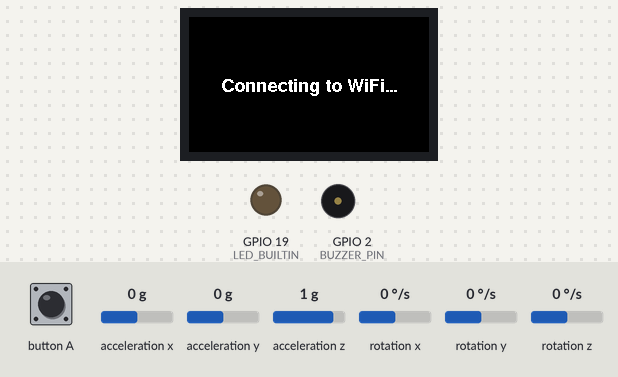
This sketch was run on a simulated ESP32. On the bench: 240×135 colour display, output pins drawn as LEDs (lit = HIGH), buzzer (waves = sounding, pin HIGH). Inputs (shaded band) come from the test bench; at power-on: acceleration x 0 g, acceleration y 0 g, acceleration z 1 g, rotation x 0 °/s, rotation y 0 °/s, rotation z 0 °/s. WiFi joins after 1.5 s; servers stay silent unless stated; what the sketch prints to the serial monitor is not drawn.

Above: at 1.3 s.
1.4 s: button A pressed for 3.2 s
At 4.7 s:
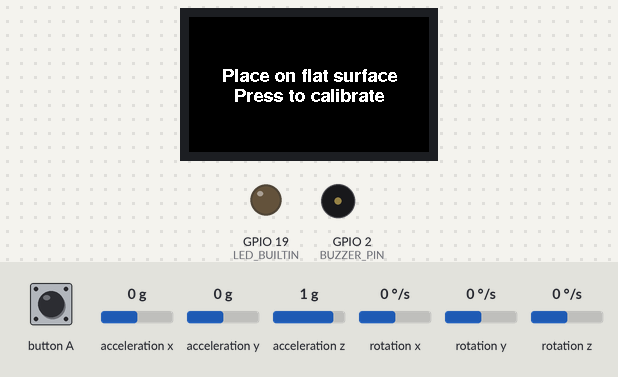
6.1 s: button A pressed for 0.15 s
At 6.5 s:
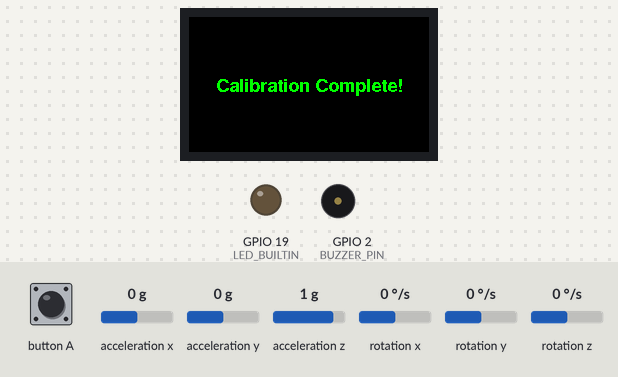
9.2 s: button A pressed for 1 s
At 10.6 s:
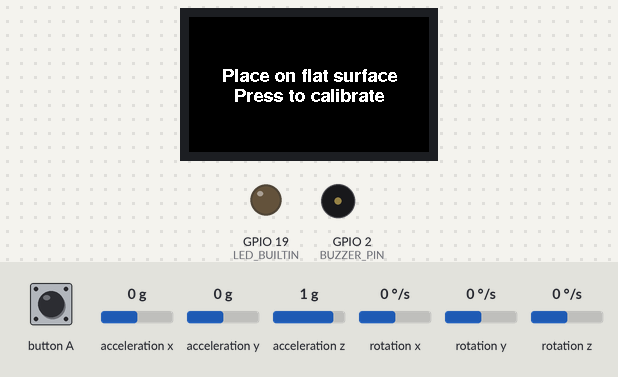
11.7 s: button A pressed for 0.15 s
At 14.8 s:
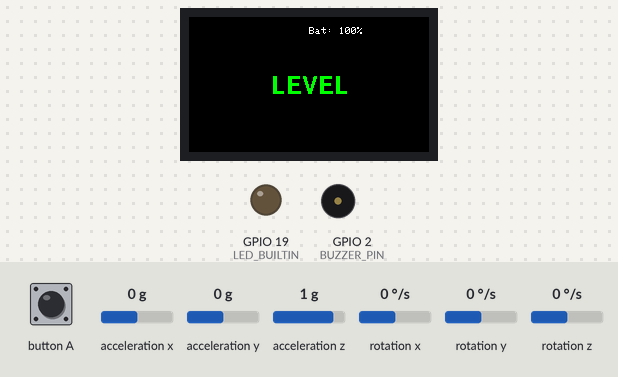
Timing chart, 0 to 15.8 s (numbered marks = the images above; inputs shaded):
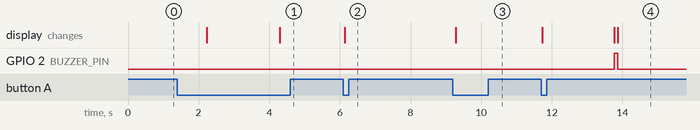

Measured:
- after the input at 1.4 s, the display: first differs from a run without the input after 2.9 s (image 1)
- after the input at 6.1 s, the display: changes at once (image 2)
- after the input at 9.2 s, GPIO 2 (BUZZER_PIN): stays LOW (without the input it goes to HIGH after 2.0 s); the display: changes after 0.08 s (image 3)
- after the input at 11.7 s, GPIO 2 (BUZZER_PIN): LOW → HIGH after 2.1 s, → LOW 0.10 s later; the display: first changes at once (image 4 shows a later state)

The sketch:

FlatFinder.ino
```cpp
#include <ThingSpeak.h>

/*
Project: Flat Finder
* Name: Billy Pierre
* Date: 10/31/2024
* Class Name: Board Presentation
*/

// M5SickC Plus 2 Library
#include <M5StickCPlus2.h>
#include <WiFi.h>
#include "secrets.h"

char ssid[] = WIFI_SSID;   // your network SSID (name)
char pass[] = WIFI_PASSWORD;   // your network password
WiFiClient client;

unsigned long myChannelNumber = SECRET_CH_ID;
const char* myWriteAPIKey = SECRET_WRITE_APIKEY;

#define LED_BUILTIN 19
#define BUZZER_PIN 2           // Define the buzzer pin for sound
#define CALIBRATION_BUTTON 37  // Button pin for calibration (GPIO 37)

unsigned long lastUpdate = 0; // Declare lastUpdate here
unsigned long horizontalStartTime = 0;
unsigned long verticalStartTime = 0;
bool isLevel = false;                // Track if the device is level
bool displayedLevelMessage = false;  // Track if "LEVEL" message is displayed
bool isCalibrating = false;          // Flag for calibration mode
float referencePitch = 0;            // Reference pitch for calibration
float referenceRoll = 0;             // Reference roll for calibration

void setup() {
    Serial.begin(115200);  // Initialize serial
    auto cfg = M5.config();
    StickCP2.begin(cfg);

    while (!Serial) {
        ; // wait for serial port to connect. Needed for Leonardo native USB port only
    }

    WiFi.mode(WIFI_STA);
    WiFi.begin(ssid, pass);  // Connect to WiFi
    ThingSpeak.begin(client);  // Initialize ThingSpeak

    StickCP2.Display.setRotation(1);  // Initial rotation
    StickCP2.Display.setTextDatum(middle_center);
    StickCP2.Display.setFont(&fonts::FreeSansBold9pt7b);
    pinMode(LED_BUILTIN, OUTPUT);
    pinMode(BUZZER_PIN, OUTPUT);                // Initialize buzzer
    pinMode(CALIBRATION_BUTTON, INPUT_PULLUP);  // Set the calibration button pin
}

//********************************************************* Get Battery Percentage Function *********************************************************
int getBatteryPercentage() {
    float voltage = StickCP2.Power.getBatteryVoltage();
    if (voltage >= 4.2) return 100;        // Full charge
    if (voltage >= 3.7) return (voltage - 3.7) * 200;  // Linear scaling between 3.7V and 4.2V
    if (voltage >= 3.5) return (voltage - 3.5) * 100;  // Linear scaling between 3.5V and 3.7V
    return 0;                              // Below 3.5V, battery is low
}
//********************************************************* Get Battery Percentage Function *********************************************************


//********************************************************* Battery Percentage Function *********************************************************
void displayBatteryLevel() {
    int batteryPercent = getBatteryPercentage();
    StickCP2.Display.setTextFont(1); // Set font to a smaller size
    StickCP2.Display.setCursor(StickCP2.Display.width() - 120, 10); // Top right corner

    // Set the color based on battery percentage
    if (batteryPercent <= 5) {
        StickCP2.Display.setTextColor(RED); // Alert to charge device
        StickCP2.Display.drawString("Low Battery! Charge Now!", StickCP2.Display.width() - 150, 30);
    } else if (batteryPercent <= 15) {
        StickCP2.Display.setTextColor(RED); // Red for low battery
    } else if (batteryPercent <= 50) {
        StickCP2.Display.setTextColor(ORANGE); // Orange for medium battery
    } else {
        StickCP2.Display.setTextColor(WHITE); // White for sufficient battery
    }
    StickCP2.Display.printf("Bat: %d%%", batteryPercent); // Display battery percentage
    StickCP2.Display.setFont(&fonts::FreeSansBold9pt7b); // Revert to the default font if needed elsewhere
}
//********************************************************* Battery Percentage Function *********************************************************


//********************************************************* User Calibration Function *********************************************************
void calibrateDevice(float pitch, float roll) {
    referencePitch = pitch; // Set reference pitch
    referenceRoll = roll; // Set reference roll
    isCalibrating = false; // Exit calibration mode
    StickCP2.Display.fillScreen(BLACK); // Clear the screen
    StickCP2.Display.setTextColor(GREEN);
    StickCP2.Display.drawString("Calibration Complete!", StickCP2.Display.width() / 2, StickCP2.Display.height() / 2);
    delay(2000); // Delay to show the message
}
//********************************************************* User Calibration Function *********************************************************


//********************************************************* Draw Bubble Function *********************************************************
void drawLevelIndicator(float pitch, float roll) {
    // Clear previous frame and prepare for new drawing
    StickCP2.Display.fillScreen(BLACK);

    // Bubble Level Parameters
    int centerX = StickCP2.Display.width() / 2;
    int centerY = StickCP2.Display.height() / 2;
    int bubbleRadius = 5;  // Radius of the bubble
    int levelRadius = 40;  // Radius of the circular level indicator boundary

    // Calculate bubble position based on pitch and roll
    int bubbleX = centerX + roll * 0.5;   // Adjust sensitivity by scaling factors
    int bubbleY = centerY - pitch * 0.5;

    // Keep the bubble within the level circle
    float dist = sqrt((bubbleX - centerX) * (bubbleX - centerX) + (bubbleY - centerY) * (bubbleY - centerY));
    if (dist > levelRadius - bubbleRadius) {
        float angle = atan2(bubbleY - centerY, bubbleX - centerX);
        bubbleX = centerX + (levelRadius - bubbleRadius) * cos(angle);
        bubbleY = centerY + (levelRadius - bubbleRadius) * sin(angle);
    }

    // Draw the outer circle for the level indicator
    StickCP2.Display.drawCircle(centerX, centerY, levelRadius, WHITE);

    // Draw the bubble
    StickCP2.Display.fillCircle(bubbleX, bubbleY, bubbleRadius, GREEN);

    // Draw the digital horizon line based on roll
    int horizonY1 = centerY - roll * 0.5;
    int horizonY2 = centerY + roll * 0.5;
    StickCP2.Display.drawLine(0, horizonY1, StickCP2.Display.width(), horizonY2, WHITE);
}
//********************************************************* Draw Bubble Function *********************************************************


void loop() {

//********************************************************* Check Wifi Connection *********************************************************
  if (WiFi.status() != WL_CONNECTED) {
        StickCP2.Display.fillScreen(BLACK);
        StickCP2.Display.setTextColor(WHITE);
        StickCP2.Display.setTextDatum(middle_center);
        StickCP2.Display.drawString("Connecting to WiFi...", StickCP2.Display.width() / 2, StickCP2.Display.height() / 2);

        Serial.print("Attempting to connect to SSID: ");
        Serial.println(WIFI_SSID);

        // Attempt to connect to WiFi
        while (WiFi.status() != WL_CONNECTED) {
            delay(1000);  // Delay to avoid rapid connection attempts
        }

        // Display "Connected" message when connected
        StickCP2.Display.fillScreen(BLACK); // Clear the previous message
        StickCP2.Display.setTextColor(GREEN);
        StickCP2.Display.drawString("WiFi Connected", StickCP2.Display.width() / 2, StickCP2.Display.height() / 2);

        delay(2000);  // Show the message for 2 seconds
        StickCP2.Display.fillScreen(BLACK); // Clear screen for next use
        Serial.println("\nConnected.");
    }


//********************************************************* Check Calibration Button Press *********************************************************
   if (digitalRead(CALIBRATION_BUTTON) == LOW) {
        isCalibrating = true; // Enter calibration mode
        StickCP2.Display.fillScreen(BLACK);
        StickCP2.Display.setTextColor(WHITE);
        StickCP2.Display.drawString("Place on flat surface", StickCP2.Display.width() / 2, StickCP2.Display.height() / 2 - 10);
        StickCP2.Display.drawString("Press to calibrate", StickCP2.Display.width() / 2, StickCP2.Display.height() / 2 + 10);
        delay(1000); // Delay to prevent multiple presses
    }


//********************************************************* Get Pitch & Roll, User Calibration, & Current Time *********************************************************
    auto imu_update = StickCP2.Imu.update();
    if (imu_update) {
        auto data = StickCP2.Imu.getImuData();
        float pitch = atan2(data.accel.y, sqrt(data.accel.x * data.accel.x + data.accel.z * data.accel.z)) * 180 / PI;
        float roll = atan2(data.accel.x, sqrt(data.accel.y * data.accel.y + data.accel.z * data.accel.z)) * 180 / PI;

        // If in calibration mode, wait for button press to set reference
        if (isCalibrating) {
            if (digitalRead(CALIBRATION_BUTTON) == LOW) {
                calibrateDevice(pitch, roll); // Calibrate the device
            }
            return; // Skip further processing in calibration mode
        }
        unsigned long currentTime = millis();

        // Check if the device is level
        bool isCurrentlyLevel = ((abs(roll - referenceRoll) <= 5) && (abs(pitch - referencePitch) <= 5));


//********************************************************* Log Pitch, Roll, and Level to ThingSpeak (every 20 seconds) *********************************************************
      if (currentTime - lastUpdate > 20000) {
            int pitchStatus = ThingSpeak.setField(1, pitch);  // Field 1: Pitch
            int rollStatus = ThingSpeak.setField(2, roll);    // Field 2: Roll
            int levelStatus = ThingSpeak.setField(3, isCurrentlyLevel ? 1 : 0);  // Field 3: Level status (1 = level, 0 = not level)

            int responseCode = ThingSpeak.writeFields(myChannelNumber, myWriteAPIKey);

            if (responseCode == 200) {
                Serial.println("Channel update successful.");
            } else {
                Serial.println("Problem updating channel. HTTP error code " + String(responseCode));
            }

            lastUpdate = currentTime;
        }


//********************************************************* Check if Pitch & Roll = Level *********************************************************
        // Check if both pitch and roll are in the "level" range relative to the reference values
        if (((roll >= referenceRoll - 5 && roll <= referenceRoll + 5) || (roll <= -(referenceRoll + 5) && roll >= -(referenceRoll - 5))) ||
            ((pitch >= referencePitch - 5 && pitch <= referencePitch + 5) || (pitch <= -(referencePitch + 5) && pitch >= -(referencePitch - 5)))) {

            // Device is level
            if (!isLevel) {
                horizontalStartTime = currentTime;
                verticalStartTime = currentTime;
                isLevel = true;
                displayedLevelMessage = false;  // Reset level message flag
            }

            // Check if it has been level for 3 seconds
            if ((currentTime - horizontalStartTime >= 3000) && (currentTime - verticalStartTime >= 3000) && !displayedLevelMessage) {
                StickCP2.Display.fillScreen(BLACK);  // Clear only once when level
                StickCP2.Display.setTextColor(GREEN);
                StickCP2.Display.setFont(&fonts::FreeSansBold12pt7b);  // Larger font for "LEVEL"
                StickCP2.Display.drawString("LEVEL", StickCP2.Display.width() / 2, StickCP2.Display.height() / 2);

                digitalWrite(BUZZER_PIN, HIGH);
                delay(100);  // Beep duration
                digitalWrite(BUZZER_PIN, LOW);

                displayBatteryLevel();         // Display battery percentage without flashing
                displayedLevelMessage = true;  // Indicate "LEVEL" has been displayed
            }
        } else {
            // Device is not level, reset level flag
            isLevel = false;
            displayedLevelMessage = false;  // Allow "LEVEL" message to show again later

            // Draw the graphical level indicator
            drawLevelIndicator(pitch, roll);
        }

        delay(100);
    }
}
```
